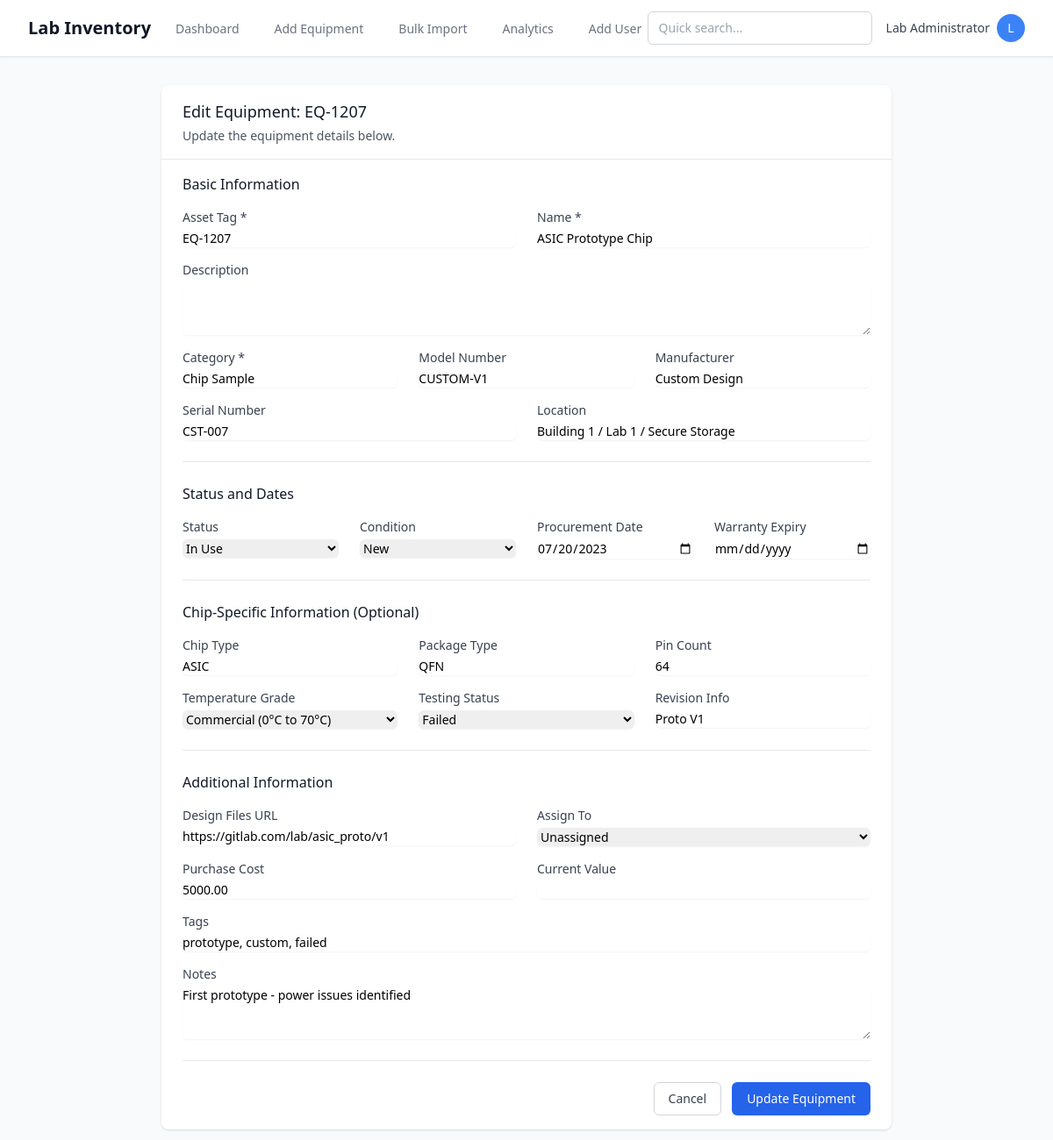
Page /edit/60 (signed in) on the earlier database version.
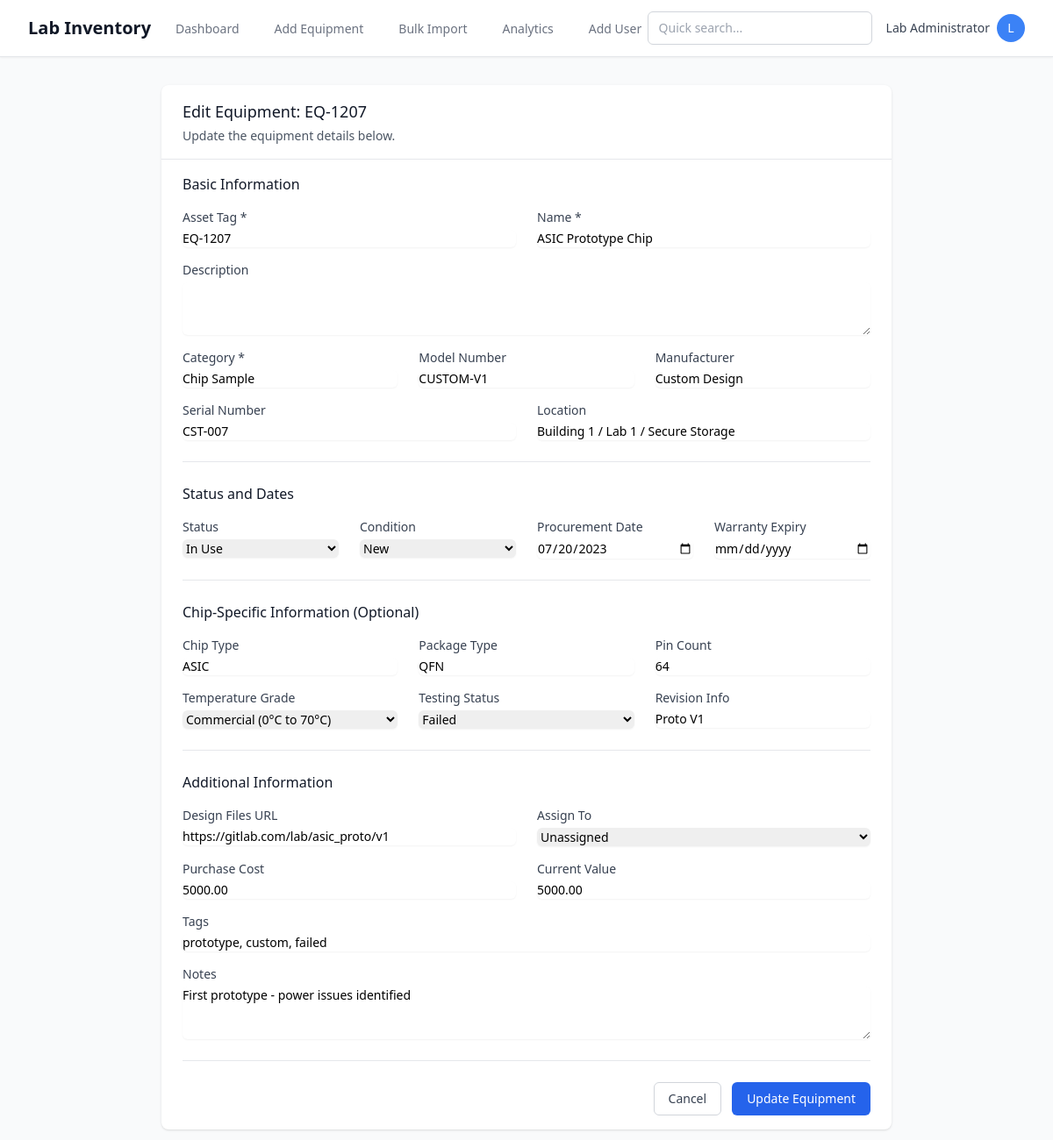
Same page on the later database version.
### app/models.py (models this page shows, shortened)
class Equipment(db.Model):
    __tablename__ = 'equipment'
    id = db.Column(db.Integer, primary_key=True)
    asset_tag = db.Column(db.String(50), unique=True, nullable=False, index=True)
    name = db.Column(db.String(200), nullable=False)
    description = db.Column(db.Text)
    category = db.Column(db.String(100), nullable=False, index=True)
    model_number = db.Column(db.String(100))
    manufacturer = db.Column(db.String(100), index=True)
    serial_number = db.Column(db.String(100))
    procurement_date = db.Column(db.Date)
    warranty_expiry = db.Column(db.Date)
    created_at = db.Column(db.DateTime, default=now_ist)
    updated_at = db.Column(db.DateTime, default=now_ist, onupdate=now_ist)
    status = db.Column(db.String(50), nullable=False, default='Available', index=True)  # Available, In Use, Under Maintenance, Retired, Missing
    condition = db.Column(db.String(50), nullable=False, default='Good')  # New, Good, Needs Repair, Obsolete
    chip_type = db.Column(db.String(50))  # FPGA, ASIC, ARM, etc.
    package_type = db.Column(db.String(50))  # BGA, QFN, DIP, etc.
    pin_count = db.Column(db.Integer)
    temperature_grade = db.Column(db.String(50))  # Commercial, Industrial, Military
    testing_status = db.Column(db.String(50))  # Untested, Passed, Failed, Rework
    revision_info = db.Column(db.String(100))
    design_files = db.Column(db.Text)  # URL or file path
    location = db.Column(db.String(200))  # Building / Lab Room / Cabinet / Shelf
    assigned_to_id = db.Column(db.Integer, db.ForeignKey('users.id'), nullable=True)
    tags = db.Column(db.String(500))  # Comma-separated tags
    notes = db.Column(db.Text)
    purchase_cost = db.Column(db.Numeric(10, 2))
    current_value = db.Column(db.Numeric(10, 2))
    movement_logs = db.relationship('MovementLog', backref='equipment', lazy='dynamic', cascade='all, delete-orphan')
    audit_logs = db.relationship('AuditLog', backref='equipment', lazy='dynamic', cascade='all, delete-orphan')

### app/routes/inventory.py (the view, shortened to what this page needs)
@inventory_bp.route('/edit/<int:id>', methods=['GET', 'POST'])
@login_required
def edit(id):
    equipment = Equipment.query.get_or_404(id)
    if not current_user.has_permission('update'):
        flash('You do not have permission to edit equipment', 'error')
        return redirect(url_for('inventory.view', id=id))
    users = User.query.filter_by(is_active=True).all()
    return render_template('inventory/edit.html', equipment=equipment, users=users)

### app/models.py (called while the page is built)
    def has_permission(self, action):
        permissions = {
            'Admin': ['create', 'read', 'update', 'delete', 'bulk_import', 'user_management'],
            'Lab Staff': ['create', 'read', 'update', 'delete', 'bulk_import'],
            'Researcher': ['read', 'update', 'checkout', 'checkin'],
            'Read-only': ['read']
        }
        return action in permissions.get(self.role, [])

### app/routes/auth.py (called while the page is built)
@login_manager.user_loader
def load_user(user_id):
    return User.query.get(int(user_id))

### app/templates/inventory/edit.html (shortened to what the changed rows need)
{% extends "base.html" %}
{% block content %}
<div class="max-w-4xl mx-auto py-8 px-4 sm:px-6 lg:px-8">
    <div class="bg-white shadow rounded-lg">
        <div class="px-6 py-4 border-b border-gray-200">
            <h2 class="text-lg font-medium text-gray-900">Edit Equipment: {{ equipment.asset_tag }}</h2>
            <p class="mt-1 text-sm text-gray-600">Update the equipment details below.</p>
        </div>
        <form hx-post="{{ url_for('inventory.edit', id=equipment.id) }}"
              hx-target="body"
              class="px-6 py-4 space-y-6">
            <div>
                <div class="grid grid-cols-1 md:grid-cols-2 gap-6">
                    <div>
                        <label for="asset_tag" class="block text-sm font-medium text-gray-700">
                            Asset Tag *
                        </label>
                        <input type="text"
                               id="asset_tag"
                               name="asset_tag"
                               required
                               value="{{ equipment.asset_tag }}"
                               class="mt-1 block w-full border-gray-300 rounded-md shadow-sm focus:ring-blue-500 focus:border-blue-500 sm:text-sm">
                    </div>
                    <div>
                        <label for="name" class="block text-sm font-medium text-gray-700">
                            Name *
                        </label>
                        <input type="text"
                               id="name"
                               name="name"
                               required
                               value="{{ equipment.name }}"
                               class="mt-1 block w-full border-gray-300 rounded-md shadow-sm focus:ring-blue-500 focus:border-blue-500 sm:text-sm">
                    </div>
                </div>
                <div class="grid grid-cols-1 md:grid-cols-3 gap-6 mt-4">
                    <div>
                        <label for="category" class="block text-sm font-medium text-gray-700">
                            Category *
                        </label>
                        <input type="text"
                               id="category"
                               name="category"
                               required
                               value="{{ equipment.category }}"
                               list="category-options"
                               class="mt-1 block w-full border-gray-300 rounded-md shadow-sm focus:ring-blue-500 focus:border-blue-500 sm:text-sm">
                    </div>
                    <div>
                        <label for="model_number" class="block text-sm font-medium text-gray-700">
                            Model Number
                        </label>
                        <input type="text"
                               id="model_number"
                               name="model_number"
                               value="{{ equipment.model_number or '' }}"
                               class="mt-1 block w-full border-gray-300 rounded-md shadow-sm focus:ring-blue-500 focus:border-blue-500 sm:text-sm">
                    </div>
                    <div>
                        <label for="manufacturer" class="block text-sm font-medium text-gray-700">
                            Manufacturer
                        </label>
                        <input type="text"
                               id="manufacturer"
                               name="manufacturer"
                               value="{{ equipment.manufacturer or '' }}"
                               list="manufacturer-options"
                               class="mt-1 block w-full border-gray-300 rounded-md shadow-sm focus:ring-blue-500 focus:border-blue-500 sm:text-sm">
                    </div>
                </div>
                <div class="grid grid-cols-1 md:grid-cols-2 gap-6 mt-4">
                    <div>
                        <label for="serial_number" class="block text-sm font-medium text-gray-700">
                            Serial Number
                        </label>
                        <input type="text"
                               id="serial_number"
                               name="serial_number"
                               value="{{ equipment.serial_number or '' }}"
                               class="mt-1 block w-full border-gray-300 rounded-md shadow-sm focus:ring-blue-500 focus:border-blue-500 sm:text-sm">
                    </div>
                    <div>
                        <label for="location" class="block text-sm font-medium text-gray-700">
                            Location
                        </label>
                        <input type="text"
                               id="location"
                               name="location"
                               value="{{ equipment.location or '' }}"
                               class="mt-1 block w-full border-gray-300 rounded-md shadow-sm focus:ring-blue-500 focus:border-blue-500 sm:text-sm">
                    </div>
                </div>
            </div>
            <div class="border-t pt-6">
                <div class="grid grid-cols-1 md:grid-cols-4 gap-6">
                    <div>
                        <label for="procurement_date" class="block text-sm font-medium text-gray-700">
                            Procurement Date
                        </label>
                        <input type="date"
                               id="procurement_date"
                               name="procurement_date"
                               value="{{ equipment.procurement_date.strftime('%Y-%m-%d') if equipment.procurement_date else '' }}"
                               class="mt-1 block w-full border-gray-300 rounded-md shadow-sm focus:ring-blue-500 focus:border-blue-500 sm:text-sm">
                    </div>
                </div>
            </div>
            <div class="border-t pt-6">
                <div class="grid grid-cols-1 md:grid-cols-3 gap-6">
                    <div>
                        <label for="chip_type" class="block text-sm font-medium text-gray-700">
                            Chip Type
                        </label>
                        <input type="text"
                               id="chip_type"
                               name="chip_type"
                               value="{{ equipment.chip_type or '' }}"
                               list="chip-type-options"
                               class="mt-1 block w-full border-gray-300 rounded-md shadow-sm focus:ring-blue-500 focus:border-blue-500 sm:text-sm">
                    </div>
                    <div>
                        <label for="package_type" class="block text-sm font-medium text-gray-700">
                            Package Type
                        </label>
                        <input type="text"
                               id="package_type"
                               name="package_type"
                               value="{{ equipment.package_type or '' }}"
                               list="package-options"
                               class="mt-1 block w-full border-gray-300 rounded-md shadow-sm focus:ring-blue-500 focus:border-blue-500 sm:text-sm">
                    </div>
                    <div>
                        <label for="pin_count" class="block text-sm font-medium text-gray-700">
                            Pin Count
                        </label>
                        <input type="number"
                               id="pin_count"
                               name="pin_count"
                               min="1"
                               value="{{ equipment.pin_count or '' }}"
                               class="mt-1 block w-full border-gray-300 rounded-md shadow-sm focus:ring-blue-500 focus:border-blue-500 sm:text-sm">
                    </div>
                </div>
                <div class="grid grid-cols-1 md:grid-cols-3 gap-6 mt-4">
                    <div>
                        <label for="revision_info" class="block text-sm font-medium text-gray-700">
                            Revision Info
                        </label>
                        <input type="text"
                               id="revision_info"
                               name="revision_info"
                               value="{{ equipment.revision_info or '' }}"
                               class="mt-1 block w-full border-gray-300 rounded-md shadow-sm focus:ring-blue-500 focus:border-blue-500 sm:text-sm">
                    </div>
                </div>
            </div>
            <div class="border-t pt-6">
                <div class="grid grid-cols-1 md:grid-cols-2 gap-6">
                    <div>
                        <label for="design_files" class="block text-sm font-medium text-gray-700">
                            Design Files URL
                        </label>
                        <input type="url"
                               id="design_files"
                               name="design_files"
                               value="{{ equipment.design_files or '' }}"
                               class="mt-1 block w-full border-gray-300 rounded-md shadow-sm focus:ring-blue-500 focus:border-blue-500 sm:text-sm">
                    </div>
                </div>
                <div class="grid grid-cols-1 md:grid-cols-2 gap-6 mt-4">
                    <div>
                        <label for="purchase_cost" class="block text-sm font-medium text-gray-700">
                            Purchase Cost
                        </label>
                        <input type="number"
                               id="purchase_cost"
                               name="purchase_cost"
                               step="0.01"
                               min="0"
                               value="{{ equipment.purchase_cost or '' }}"
                               class="mt-1 block w-full border-gray-300 rounded-md shadow-sm focus:ring-blue-500 focus:border-blue-500 sm:text-sm">
                    </div>
                    <div>
                        <label for="current_value" class="block text-sm font-medium text-gray-700">
                            Current Value
                        </label>
                        <input type="number"
                               id="current_value"
                               name="current_value"
                               step="0.01"
                               min="0"
                               value="{{ equipment.current_value or '' }}"
                               class="mt-1 block w-full border-gray-300 rounded-md shadow-sm focus:ring-blue-500 focus:border-blue-500 sm:text-sm">
                    </div>
                </div>
                <div class="mt-4">
                    <label for="tags" class="block text-sm font-medium text-gray-700">
                        Tags
                    </label>
                    <input type="text"
                           id="tags"
                           name="tags"
                           value="{{ equipment.tags or '' }}"
                           class="mt-1 block w-full border-gray-300 rounded-md shadow-sm focus:ring-blue-500 focus:border-blue-500 sm:text-sm"
                           placeholder="priority, critical, obsolete (comma-separated)">
                </div>
                <div class="mt-4">
                    <label for="notes" class="block text-sm font-medium text-gray-700">
                        Notes
                    </label>
                    <textarea id="notes"
                              name="notes"
                              rows="3"
                              class="mt-1 block w-full border-gray-300 rounded-md shadow-sm focus:ring-blue-500 focus:border-blue-500 sm:text-sm">{{ equipment.notes or '' }}</textarea>
                </div>
            </div>
        </form>
    </div>
</div>
{% endblock %}

Differences in the rows shown:
changed Equipment "EQ-1207": current_value (not shown) → "5000.00"
